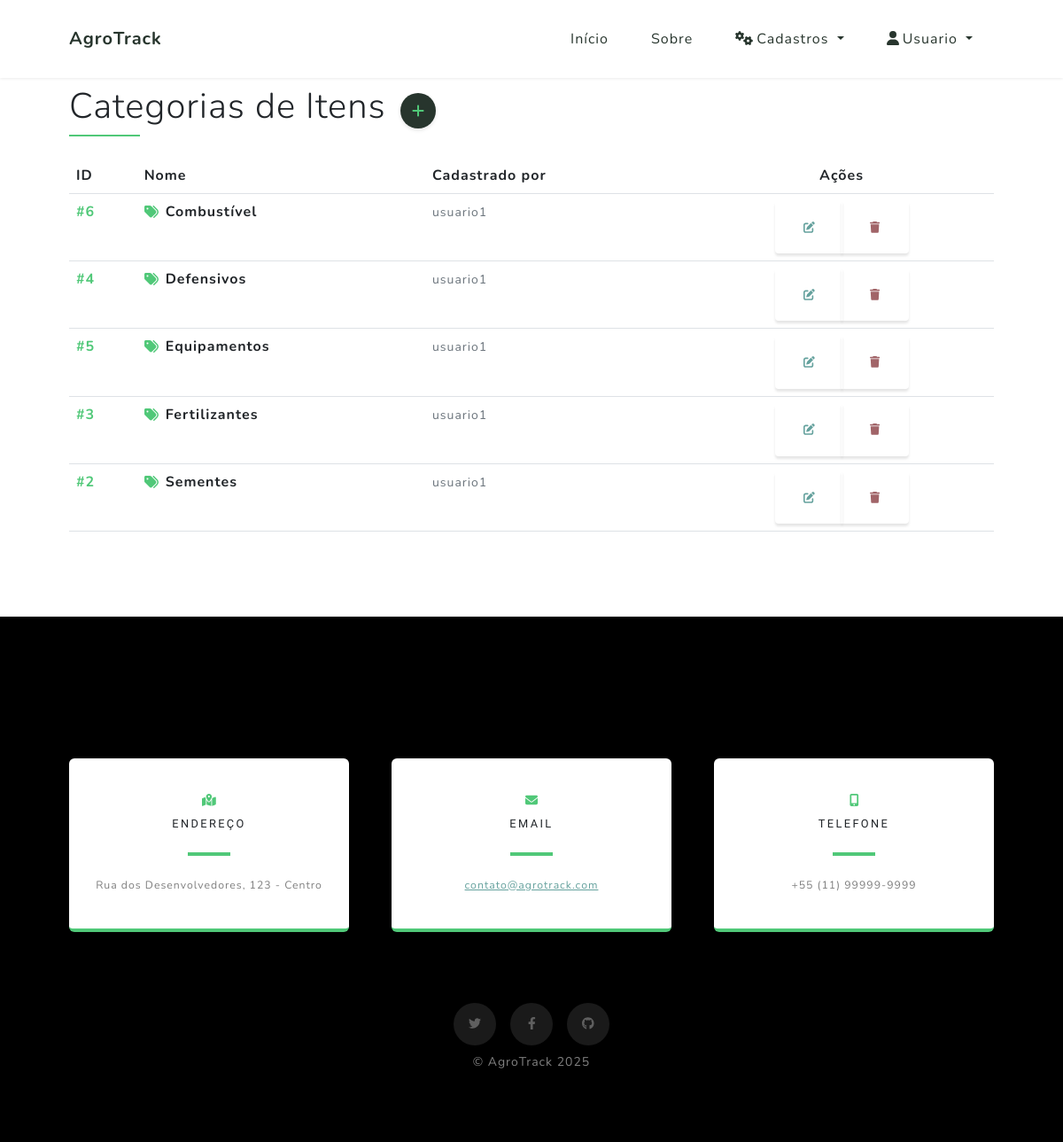
The app's page /cadastros/listar/categoriaitem/ (signed in) with its own data.
### cadastros/models.py (models this page shows, shortened)
class CategoriaItem(models.Model):
    nome = models.CharField(max_length=100)
    criado_por = models.ForeignKey(User, on_delete=models.CASCADE)
    class Meta:
        verbose_name = "Categoria de Item"
        verbose_name_plural = "Categorias de Itens"
        ordering = ['nome']

### cadastros/views.py (the view)
# urls.py: path('listar/categoriaitem/', CategoriaItemList.as_view(), name='categoriaitem-list'),
class CategoriaItemList(LoginRequiredMixin, ListView):
    template_name = 'listas/categoriaitem.html'
    model = CategoriaItem
    context_object_name = 'categorias'
    def get_queryset(self):
        return CategoriaItem.objects.select_related('criado_por').filter(
            criado_por=self.request.user
        ).order_by('nome')

### cadastros/templates/listas/categoriaitem.html (shortened to what this page needs)
{% extends "paginasweb/modelo.html" %}
{% load static %}
{% block conteudo %}
<section class="py-5 mt-5">
    <div class="container px-4 px-lg-5">
        <div class="mb-5">
            <div class="d-flex align-items-center mb-4">
                <div class="me-3">
                    <h1 class="text-dark fw-light mb-2">Categorias de Itens</h1>
                    <div class="border-bottom border-2 border-primary" style="width: 80px;"></div>
                </div>
                <a class="btn-add-round" href="{% url 'cadastrar-categoriaitem' %}" title="Cadastrar Nova Categoria">
                    <i class="fas fa-plus"></i>
                </a>
            </div>
            <div class="table-container">
                <table class="table table-modern">
                    <thead>
                        <tr>
                            <th>ID</th>
                            <th>Nome</th>
                            <th>Cadastrado por</th>
                            <th class="text-center">Ações</th>
                        </tr>
                    </thead>
                    <tbody>
                        {% for categoria in object_list %}
                        <tr>
                            <td class="fw-bold text-primary">#{{ categoria.id }}</td>
                            <td>
                                <div class="d-flex align-items-center">
                                    <i class="fas fa-tags text-primary me-2"></i>
                                    <strong>{{ categoria.nome }}</strong>
                                </div>
                            </td>
                            <td>
                                <small class="text-muted">{{ categoria.criado_por.username }}</small>
                            </td>
                            <td class="text-center">
                                <div class="btn-group" role="group">
                                    <a href="{% url 'categoriaitem-update' categoria.id %}"
                                       class="btn btn-outline-primary btn-sm" title="Editar">
                                        <i class="fas fa-edit"></i>
                                    </a>
                                    <a href="{% url 'categoriaitem-deletar' categoria.id %}"
                                       class="btn btn-outline-danger btn-sm" title="Excluir">
                                        <i class="fas fa-trash"></i>
                                    </a>
                                </div>
                            </td>
                        </tr>
                        {% endfor %}
                    </tbody>
                </table>
            </div>
        </div>
    </div>
</section>
{% endblock %}

### paginasweb/templates/paginasweb/modelo.html (shortened to what this page needs)
{% load static %}
<!DOCTYPE html>
<html lang="pt-br">
<head>
    <link href="https://cdn.jsdelivr.net/npm/bootstrap@5.3.0/dist/css/bootstrap.min.css" rel="stylesheet">
    <link href="{% static 'css/styles.css' %}" rel="stylesheet">
</head>
<body id="page-top" class="bg-white">
    <nav class="navbar navbar-expand-lg navbar-light fixed-top" id="mainNav">
        <div class="container px-4 px-lg-5">
            <a class="navbar-brand" href="/">AgroTrack</a>
            <div class="collapse navbar-collapse" id="navbarResponsive">
                <ul class="navbar-nav ms-auto">
                    <li class="nav-item"><a class="nav-link" href="/">Início</a></li>
                    <li class="nav-item"><a class="nav-link" href="/sobre/">Sobre</a></li>
                    {% if user.is_authenticated %}
                        <li class="nav-item dropdown">
                            <a class="nav-link dropdown-toggle" href="#" id="navbarDropdown" role="button"
                               data-bs-toggle="dropdown" aria-expanded="false">
                                <i class="fas fa-cogs me-1"></i>Cadastros
                            </a>
                        </li>
                        <li class="nav-item dropdown">
                            <a class="nav-link dropdown-toggle" href="#" id="userDropdown" role="button"
                               data-bs-toggle="dropdown" aria-expanded="false">
                                <i class="fas fa-user me-1"></i>{{ user.first_name|default:user.username }}
                            </a>
                        </li>
                    {% endif %}
                </ul>
            </div>
        </div>
    </nav>
    {% block conteudo %}{% endblock %}
    <footer class="footer bg-black small text-center text-white-50">
        <section class="contact-section bg-black mb-0 pb-0" id="signup">
            <div class="container px-4 px-lg-5">
                <div class="row gx-4 gx-lg-5">
                    <div class="col-md-4 mb-3 mb-md-0">
                        <div class="card py-4 h-100">
                            <div class="card-body text-center">
                                <i class="fas fa-map-marked-alt text-primary mb-2"></i>
                                <h4 class="text-uppercase m-0">Endereço</h4>
                                <hr class="my-4 mx-auto" />
                                <div class="small text-black-50">Rua dos Desenvolvedores, 123 - Centro</div>
                            </div>
                        </div>
                    </div>
                    <div class="col-md-4 mb-3 mb-md-0">
                        <div class="card py-4 h-100">
                            <div class="card-body text-center">
                                <i class="fas fa-envelope text-primary mb-2"></i>
                                <h4 class="text-uppercase m-0">Email</h4>
                                <hr class="my-4 mx-auto" />
                                <div class="small text-black-50">
                                    <a href="#!">contato@agrotrack.com</a>
                                </div>
                            </div>
                        </div>
                    </div>
                    <div class="col-md-4 mb-3 mb-md-0">
                        <div class="card py-4 h-100">
                            <div class="card-body text-center">
                                <i class="fas fa-mobile-alt text-primary mb-2"></i>
                                <h4 class="text-uppercase m-0">Telefone</h4>
                                <hr class="my-4 mx-auto" />
                                <div class="small text-black-50">+55 (11) 99999-9999</div>
                            </div>
                        </div>
                    </div>
                </div>
                <div class="social d-flex justify-content-center mb-0">
                    <a class="mx-2" href="#!"><i class="fab fa-twitter"></i></a>
                    <a class="mx-2" href="#!"><i class="fab fa-facebook-f"></i></a>
                    <a class="mx-2" href="#!"><i class="fab fa-github"></i></a>
                </div>
            </div>
        </section>
        <div class="container px-4 px-lg-5 pt-2 mt-0">&copy; AgroTrack 2025</div>
    </footer>
</body>
</html>

### records on screen
CategoriaItem: id "6", nome "Combustível", criado_por.username "usuario1"
CategoriaItem: id "4", nome "Defensivos", criado_por.username "usuario1"
CategoriaItem: id "5", nome "Equipamentos", criado_por.username "usuario1"
CategoriaItem: id "3", nome "Fertilizantes", criado_por.username "usuario1"
CategoriaItem: id "2", nome "Sementes", criado_por.username "usuario1"

### other values on screen
{{ user.first_name|default:user.username }} "Usuario"
